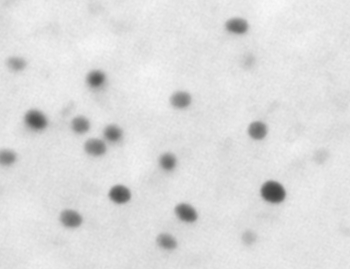
#> input picture images/cropped.tif, 350 x 269 px
$ jupyter execute --allow-errors regions.ipynb   (shell and % lines are left out)   (older library calls are emulated)
#> lines starting #> are read from the running program, lines starting #| are printed output that depends on the picture; after the words box and inside, x2 and y2 are one past the last pixel; in counts of white or black regions, pixels touching at a corner belong together
[cell 1]
import numpy as np
from scipy import ndimage
import mahotas as mh
from skimage.feature import peak_local_max
from skimage.filters import threshold_otsu
from skimage import io, segmentation, img_as_ubyte,color
from skimage.measure import label,regionprops
import matplotlib.pyplot as plt

[cell 2]
%cd images

[cell 3]
img = io.imread("cropped.tif")
#> img is the input picture: shape (269, 350); min 63, max 249, mean 221

[cell 4]
io.imshow(img)

[cell 5]
th = threshold_otsu(img)
#> th = 183
binary = np.zeros_like(img,dtype=np.uint8)
binary[img < th] = 255
binary[img >= th] = 0
io.imshow(binary)
io.imsave("binary_cells.tif",binary)
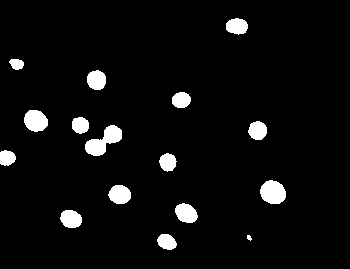
#> saved as binary_cells.tif: shape (269, 350); 4.9% white; 16 white regions, largest, box (x1, y1, x2, y2) and area: (85, 125, 122, 156) 582, (260, 180, 286, 204) 485, (24, 110, 48, 132) 411

[cell 6]
labeling_structure = [[1,1,1],[1,1,1],[1,1,1]]
labeled, num_cells = ndimage.label(binary, structure=labeling_structure)

[cell 7]
io.imshow(color.label2rgb(labeled, bg_label=0))
#> (the rest of this cell did not finish here and is left out)

[cell 8]
props = regionprops(labeled)

[cell 9]
cell_1 = props[0]

[cell 10]
cell_1.area

[cell 11]
marked = segmentation.mark_boundaries(img, labeled, color=[0,0,1], mode='outside')
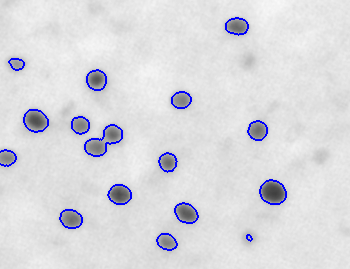
#> marked: shape (269, 350, 3) float64; mean R, G, B 0.853, 0.853, 0.872

[cell 12]
io.imshow(marked)
#> (the rest of this cell did not finish here and is left out)

## Watershed Segmentation

[cell 13]
distance = mh.distance(binary)

[cell 14]
io.imshow(distance)
#> (the rest of this cell did not finish here and is left out)

[cell 15]
distance = ndimage.gaussian_filter(distance, 3)

[cell 16]
io.imshow(distance)
#> (the rest of this cell did not finish here and is left out)

[cell 17]
maxima = peak_local_max(distance, indices=False, exclude_border=False) #min_distance=10,

[cell 18]
io.imshow(maxima)
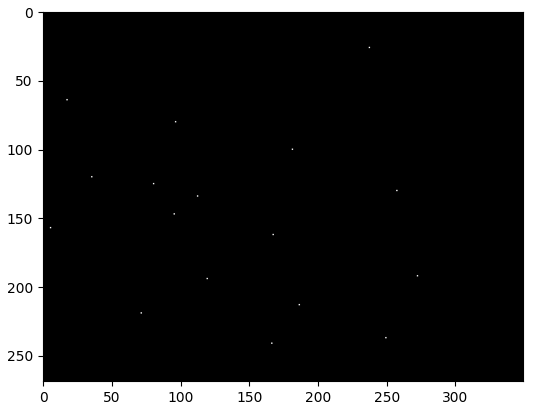
#> figure drawn by matplotlib, 1 panel
